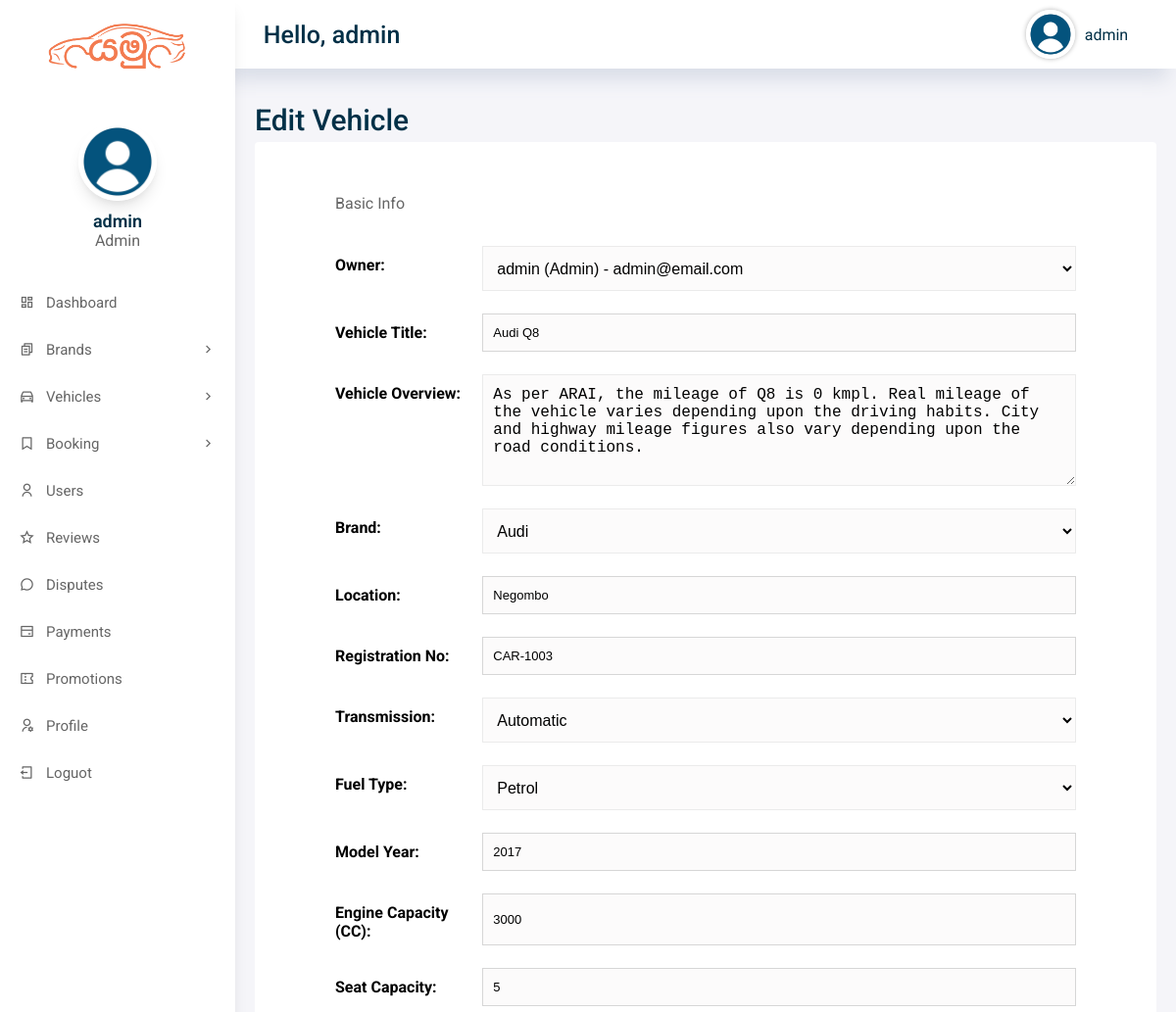
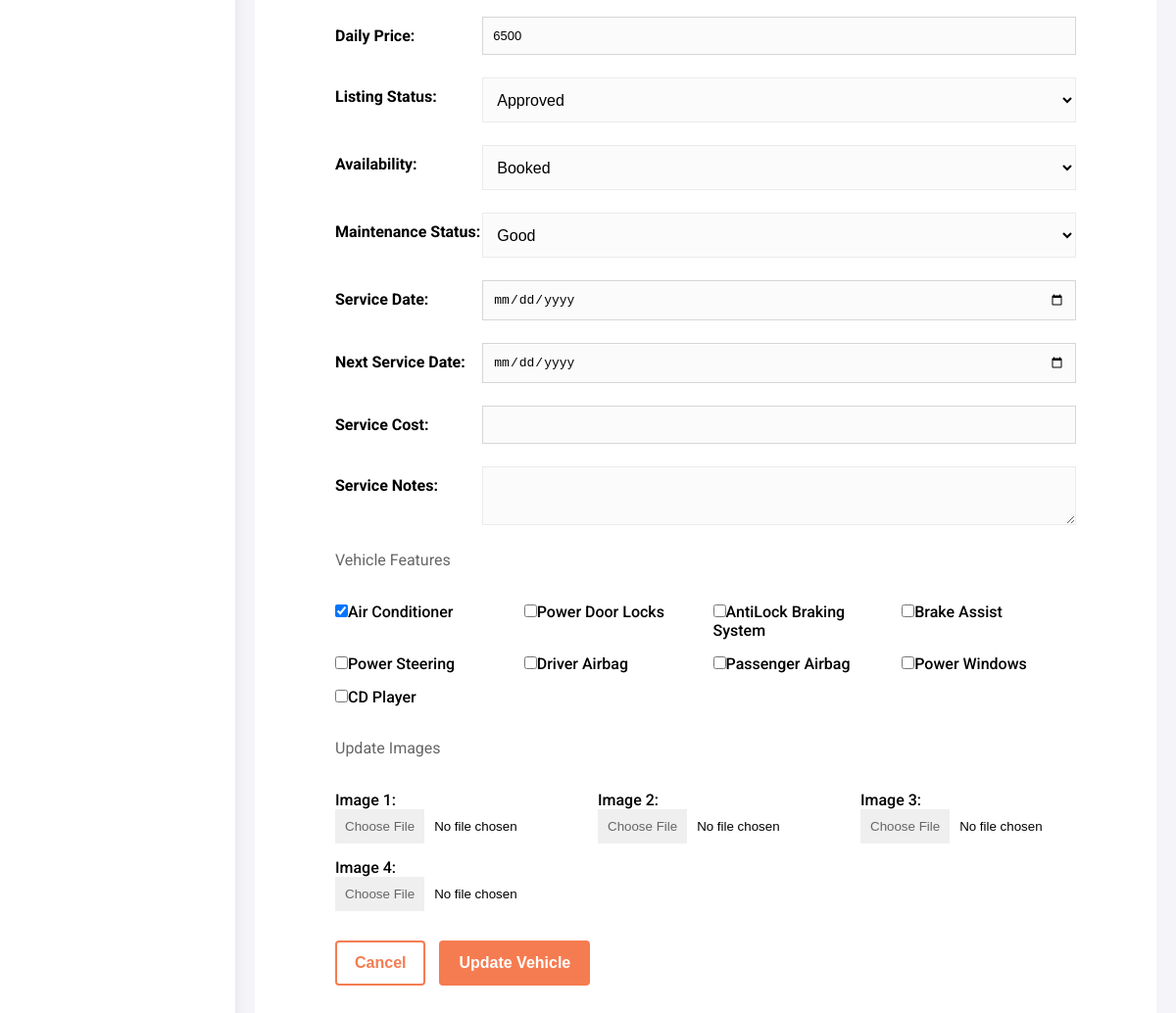
Screenshot of /admin/vehicle-edit.php?vehicle_id=3 (signed in) with the database file from the repository (2 pictures, top to bottom).
### tables this page shows
CREATE TABLE IF NOT EXISTS `vehicles` (
  `vehicle_id` int(11) NOT NULL AUTO_INCREMENT,
  `owner_user_id` int(11) DEFAULT NULL,
  `vehicle_title` varchar(50) DEFAULT NULL,
  `vehicle_brand` varchar(50) DEFAULT NULL,
  `vehicle_desc` longtext,
  `price` float DEFAULT NULL,
  `transmission` varchar(50) DEFAULT NULL,
  `fuel_type` varchar(50) DEFAULT NULL,
  `year` int(4) DEFAULT NULL,
  `engine_capacity` varchar(50) DEFAULT NULL,
  `capacity` int(3) DEFAULT NULL,
  `location` varchar(150) DEFAULT NULL,
  `registration_number` varchar(100) DEFAULT NULL,
  `vImg1` varchar(255) DEFAULT NULL,
  `vImg2` varchar(255) DEFAULT NULL,
  `vImg3` varchar(255) DEFAULT NULL,
  `vImg4` varchar(255) DEFAULT NULL,
  `airConditioner` int(1) DEFAULT NULL,
  `powerdoorlocks` int(1) DEFAULT NULL,
  `antilockbrakingsys` int(1) DEFAULT NULL,
  `brakeassist` int(1) DEFAULT NULL,
  `powersteering` int(1) DEFAULT NULL,
  `driverairbag` int(1) DEFAULT NULL,
  `passengerairbag` int(1) DEFAULT NULL,
  `powerwindow` int(1) DEFAULT NULL,
  `cdplayer` int(1) DEFAULT NULL,
  `reg_date` datetime DEFAULT NULL,
  `updatation_date` datetime DEFAULT NULL,
  `vehicle_status` int(1) DEFAULT '1',
  `listing_status` varchar(20) NOT NULL DEFAULT 'approved',
  `availability_status` varchar(20) NOT NULL DEFAULT 'available',
  `maintenance_status` varchar(30) NOT NULL DEFAULT 'good',
  `service_date` date DEFAULT NULL,
  `next_service_date` date DEFAULT NULL,
  `service_notes` longtext,
  `service_cost` decimal(10,2) DEFAULT NULL,
  `approved_by` int(11) DEFAULT NULL,
  `approved_at` datetime DEFAULT NULL,
  `updated_at` datetime DEFAULT NULL,
  PRIMARY KEY (`vehicle_id`)
);

CREATE TABLE IF NOT EXISTS `users` (
  `user_id` int(11) NOT NULL AUTO_INCREMENT,
  `username` varchar(50) DEFAULT NULL,
  `password` varchar(50) DEFAULT NULL,
  `role` enum('admin','staff','driver','customer') NOT NULL DEFAULT 'customer',
  `full_name` varchar(255) DEFAULT NULL,
  `email` varchar(255) DEFAULT NULL,
  `address` longtext,
  `city` varchar(50) DEFAULT NULL,
  `phone` varchar(11) DEFAULT NULL,
  `dob` varchar(50) DEFAULT NULL,
  `license_or_nic` varchar(100) DEFAULT NULL,
  `verification_status` varchar(20) NOT NULL DEFAULT 'verified',
  `bio` longtext,
  `profile_pic` varchar(255) DEFAULT NULL,
  `account_status` varchar(20) NOT NULL DEFAULT 'active',
  `rag_date` datetime DEFAULT NULL,
  `created_at` datetime DEFAULT NULL,
  `updated_at` datetime DEFAULT NULL,
  PRIMARY KEY (`user_id`)
);

### includes/vehicle-management.php (called while the page is built, shortened)
<?php
require_once __DIR__ . '/auth.php';
function carzo_vehicle_fetch($conn, $vehicleId)
{
    $vehicleId = (int) $vehicleId;
    $sql = "SELECT * FROM vehicles WHERE vehicle_id = {$vehicleId} LIMIT 1";
    $result = mysqli_query($conn, $sql);
    if ($result && mysqli_num_rows($result) > 0) {
        return mysqli_fetch_assoc($result);
    }
    return null;
}

### includes/auth.php (called while the page is built, shortened)
<?php
function carzo_e($value)
{
    return htmlspecialchars((string) $value, ENT_QUOTES, 'UTF-8');
}

### admin/vehicle-edit.php (the view, shortened to what this page needs)
<?php
    require_once __DIR__ . '/../includes/auth.php';
    require_once __DIR__ . '/../includes/vehicle-management.php';
    include 'includes/config.php';
    $vehicleId = isset($_GET['vehicle_id']) ? (int) $_GET['vehicle_id'] : 0;
    $vehicle = carzo_vehicle_fetch($conn, $vehicleId);
    $ownerResult = mysqli_query($conn, "SELECT user_id, full_name, email, role FROM users WHERE role IN ('admin','staff','driver') AND account_status IN ('active','pending') ORDER BY role, full_name ASC");
?>
<!DOCTYPE html>
<html lang="en">
<head>
    <?php include('includes/header.php'); ?>
</head>
<body>
    <div class="grid-container">
        <?php include('includes/menu.php'); ?>
        <?php include('includes/aside.php'); ?>
        <main class="main">
            <h2>Edit Vehicle</h2>
            <div class="main-cards">
                <div class="card">
                    <form action="includes/vehicle-process.php" method="POST" enctype="multipart/form-data" class="signup-form">
                        <p>Basic Info</p>
                        <div class="form-group">
                            <label for="owner_user_id">Owner:</label>
                            <select name="owner_user_id" id="owner_user_id" required>
                                <?php while ($ownerResult && $owner = mysqli_fetch_assoc($ownerResult)) { ?>
                                    <option value="<?php echo $owner['user_id']; ?>" <?php echo ((int) $vehicle['owner_user_id'] === (int) $owner['user_id']) ? 'selected' : ''; ?>>
                                        <?php echo carzo_e($owner['full_name'] . ' (' . ucfirst($owner['role']) . ') - ' . $owner['email']); ?>
                                    </option>
                                <?php } ?>
                            </select>
                        </div>
                        <div class="form-group">
                            <label for="vehicleTitle">Vehicle Title:</label>
                            <input type="text" name="vehicleTitle" value="<?php echo carzo_e($vehicle['vehicle_title']); ?>" id="vehicleTitle" required />
                        </div>
                        <div class="form-group">
                            <label for="vehicleDesc">Vehicle Overview:</label>
                            <textarea name="vehicleDesc" id="vehicleDesc" cols="30" rows="5"><?php echo carzo_e($vehicle['vehicle_desc']); ?></textarea>
                        </div>
                        <div class="form-group">
                            <label for="vehicleBrand">Brand:</label>
                            <select name="vehicleBrand" id="vehicleBrand" required>
                                <option value="<?php echo carzo_e($vehicle['vehicle_brand']); ?>"><?php echo carzo_e($vehicle['vehicle_brand']); ?></option>
                            </select>
                        </div>
                        <div class="form-group">
                            <label for="location">Location:</label>
                            <input type="text" name="location" id="location" value="<?php echo carzo_e($vehicle['location']); ?>" required />
                        </div>
                        <div class="form-group">
                            <label for="registration_number">Registration No:</label>
                            <input type="text" name="registration_number" id="registration_number" value="<?php echo carzo_e($vehicle['registration_number']); ?>" required />
                        </div>
                        <div class="form-group">
                            <label for="transmission">Transmission:</label>
                            <select name="transmission" id="transmission" required>
                                <option value="<?php echo carzo_e($vehicle['transmission']); ?>"><?php echo carzo_e($vehicle['transmission']); ?></option>
                            </select>
                        </div>
                        <div class="form-group">
                            <label for="fuelType">Fuel Type:</label>
                            <select name="fuelType" id="fuelType" required>
                                <option value="<?php echo carzo_e($vehicle['fuel_type']); ?>"><?php echo carzo_e($vehicle['fuel_type']); ?></option>
                            </select>
                        </div>
                        <div class="form-group">
                            <label for="modelYear">Model Year:</label>
                            <input type="number" name="modelYear" value="<?php echo carzo_e($vehicle['year']); ?>" id="modelYear" required />
                        </div>
                        <div class="form-group">
                            <label for="engineCap">Engine Capacity (CC):</label>
                            <input type="number" name="engineCap" value="<?php echo carzo_e($vehicle['engine_capacity']); ?>" id="engineCap" required />
                        </div>
                        <div class="form-group">
                            <label for="capacity">Seat Capacity:</label>
                            <input type="number" name="capacity" value="<?php echo carzo_e($vehicle['capacity']); ?>" id="capacity" required />
                        </div>
                        <div class="form-group">
                            <label for="price">Daily Price:</label>
                            <input type="number" step="0.01" name="price" value="<?php echo carzo_e($vehicle['price']); ?>" id="price" required />
                        </div>
                        <div class="form-group">
                            <label for="listing_status">Listing Status:</label>
                            <select name="listing_status" id="listing_status">
                                <option value="approved" <?php echo ($vehicle['listing_status'] === 'approved') ? 'selected' : ''; ?>>Approved</option>
                            </select>
                        </div>
                        <div class="form-group">
                            <label for="availability_status">Availability:</label>
                            <select name="availability_status" id="availability_status">
                                <option value="booked" <?php echo ($vehicle['availability_status'] === 'booked') ? 'selected' : ''; ?>>Booked</option>
                            </select>
                        </div>
                        <div class="form-group">
                            <label for="maintenance_status">Maintenance Status:</label>
                            <select name="maintenance_status" id="maintenance_status">
                                <option value="good" <?php echo ($vehicle['maintenance_status'] === 'good') ? 'selected' : ''; ?>>Good</option>
                            </select>
                        </div>
                        <div class="form-group">
                            <label for="service_date">Service Date:</label>
                            <input type="date" name="service_date" id="service_date" value="<?php echo carzo_e($vehicle['service_date']); ?>" />
                        </div>
                        <div class="form-group">
                            <label for="next_service_date">Next Service Date:</label>
                            <input type="date" name="next_service_date" id="next_service_date" value="<?php echo carzo_e($vehicle['next_service_date']); ?>" />
                        </div>
                        <div class="form-group">
                            <label for="service_cost">Service Cost:</label>
                            <input type="number" step="0.01" name="service_cost" id="service_cost" value="<?php echo carzo_e($vehicle['service_cost']); ?>" />
                        </div>
                        <div class="form-group">
                            <label for="service_notes">Service Notes:</label>
                            <textarea name="service_notes" id="service_notes"><?php echo carzo_e($vehicle['service_notes']); ?></textarea>
                        </div>
                        <p>Vehicle Features</p>
                        <div class="grid-4">
                            <div class="accessories"><input type="checkbox" name="airConditioner" value="1" id="airConditioner" <?php echo ($vehicle['airConditioner'] === '1') ? 'checked' : ''; ?> /><label for="airConditioner">Air Conditioner</label></div>
                            <div class="accessories"><input type="checkbox" name="powerdoorLocks" value="1" id="powerdoorLocks" <?php echo ($vehicle['powerdoorlocks'] === '1') ? 'checked' : ''; ?> /><label for="powerdoorLocks">Power Door Locks</label></div>
                            <div class="accessories"><input type="checkbox" name="antiLockBrakingSystem" value="1" id="antiLockBrakingSystem" <?php echo ($vehicle['antilockbrakingsys'] === '1') ? 'checked' : ''; ?> /><label for="antiLockBrakingSystem">AntiLock Braking System</label></div>
                            <div class="accessories"><input type="checkbox" name="brakeAssist" value="1" id="brakeAssist" <?php echo ($vehicle['brakeassist'] === '1') ? 'checked' : ''; ?> /><label for="brakeAssist">Brake Assist</label></div>
                            <div class="accessories"><input type="checkbox" name="powerSteering" value="1" id="powerSteering" <?php echo ($vehicle['powersteering'] === '1') ? 'checked' : ''; ?> /><label for="powerSteering">Power Steering</label></div>
                            <div class="accessories"><input type="checkbox" name="driverAirbag" value="1" id="driverAirbag" <?php echo ($vehicle['driverairbag'] === '1') ? 'checked' : ''; ?> /><label for="driverAirbag">Driver Airbag</label></div>
                            <div class="accessories"><input type="checkbox" name="passengerAirbag" value="1" id="passengerAirbag" <?php echo ($vehicle['passengerairbag'] === '1') ? 'checked' : ''; ?> /><label for="passengerAirbag">Passenger Airbag</label></div>
                            <div class="accessories"><input type="checkbox" name="powerWindows" value="1" id="powerWindows" <?php echo ($vehicle['powerwindow'] === '1') ? 'checked' : ''; ?> /><label for="powerWindows">Power Windows</label></div>
                            <div class="accessories"><input type="checkbox" name="CDPlayer" value="1" id="CDPlayer" <?php echo ($vehicle['cdplayer'] === '1') ? 'checked' : ''; ?> /><label for="CDPlayer">CD Player</label></div>
                        </div>
                        <p>Update Images</p>
                        <div class="grid-3">
                            <div class="accessories"><label for="vehicleImg1">Image 1:</label><input type="file" name="vehicleImg1" id="vehicleImg1" /></div>
                            <div class="accessories"><label for="vehicleImg2">Image 2:</label><input type="file" name="vehicleImg2" id="vehicleImg2" /></div>
                            <div class="accessories"><label for="vehicleImg3">Image 3:</label><input type="file" name="vehicleImg3" id="vehicleImg3" /></div>
                            <div class="accessories"><label for="vehicleImg4">Image 4:</label><input type="file" name="vehicleImg4" id="vehicleImg4" /></div>
                        </div>
                        <input type="reset" value="Cancel" class="btn second-btn" />
                        <input type="submit" value="Update Vehicle" class="btn main-btn" name="updateVehicle" id="updateVehicle" />
                    </form>
                </div>
            </div>
        </main>
    </div>
</body>
</html>

### rows the page displays
vehicles: owner_user_id "admin (Admin) - admin@email.com", vehicleTitle "Audi Q8", vehicleDesc "As per ARAI, the mileage of Q8 is 0 kmpl. Real mileage of the vehicle varies depending upon the driving habits. City and highway mileage figures also vary depending upon the road conditions.", vehicleBrand "Audi", location "Negombo", registration_number "CAR-1003", transmission "Automatic", fuelType "Petrol", modelYear "2017", engineCap "3000", capacity "5", price "6500", listing_status "Approved", availability_status "Booked", maintenance_status "Good", airConditioner "☑"

### other values shown
carzo_e($_SESSION['admin']['username']) "admin"
carzo_e($_SESSION['admin']['name']) "admin"
carzo_e($_SESSION['admin']['role'] ?? 'admin') "Admin"
